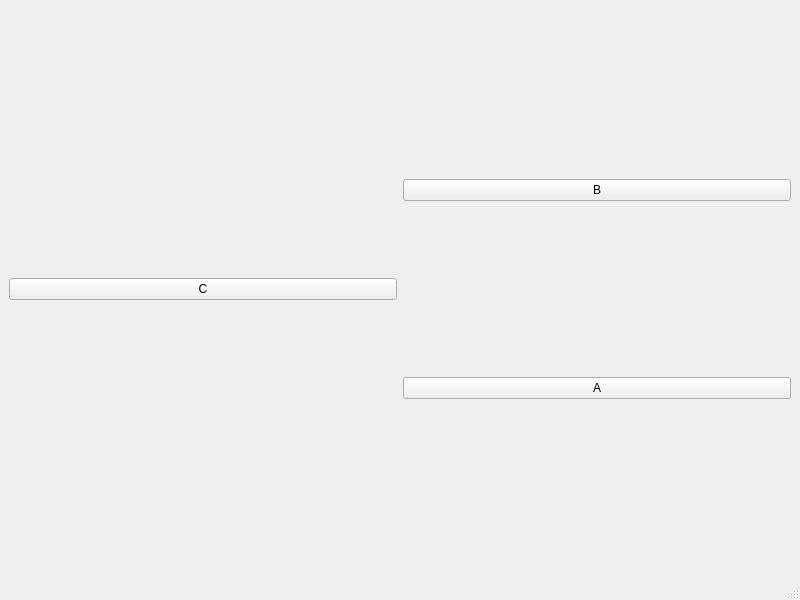
<?xml version="1.0" encoding="UTF-8"?>
<ui version="4.0">
 <class>MainWindow</class>
 <widget class="QMainWindow" name="MainWindow">
  <property name="geometry">
   <rect>
    <x>0</x>
    <y>0</y>
    <width>800</width>
    <height>600</height>
   </rect>
  </property>
  <property name="windowTitle">
   <string>MainWindow</string>
  </property>
  <widget class="QWidget" name="centralwidget">
   <layout class="QHBoxLayout" name="horizontalLayout">
    <item>
     <layout class="QVBoxLayout" name="verticalLayout_3">
      <item>
       <widget class="QPushButton" name="pushButton_3">
        <property name="text">
         <string>C</string>
        </property>
       </widget>
      </item>
     </layout>
    </item>
    <item>
     <layout class="QVBoxLayout" name="verticalLayout_2">
      <item>
       <widget class="QPushButton" name="pushButton_2">
        <property name="text">
         <string>B</string>
        </property>
       </widget>
      </item>
      <item>
       <widget class="QPushButton" name="pushButton">
        <property name="text">
         <string>A</string>
        </property>
       </widget>
      </item>
     </layout>
    </item>
   </layout>
  </widget>
  <widget class="QMenuBar" name="menubar">
   <property name="geometry">
    <rect>
     <x>0</x>
     <y>0</y>
     <width>800</width>
     <height>26</height>
    </rect>
   </property>
  </widget>
  <widget class="QStatusBar" name="statusbar"/>
 </widget>
 <resources/>
 <connections/>
</ui>
